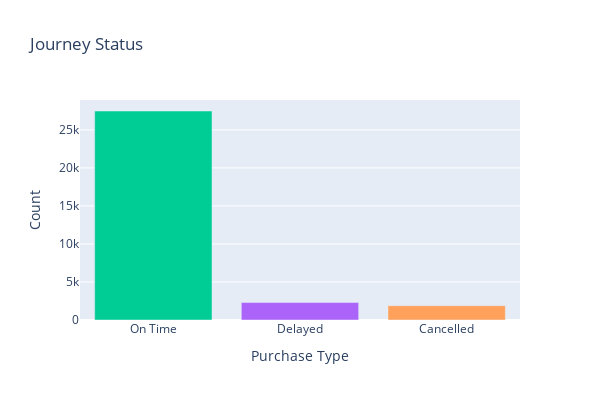

The notebook cell saved with this chart:
### Code cell
fig = px.bar(Journey_status, x=Journey_status.index, y=Journey_status.values, color=Journey_status.index,
             labels={'x': 'Journey Status', 'y': 'Count'}, title='Journey Status',
             color_discrete_map={'Online': 'blue', 'In-Store': 'green'})

fig.update_layout(xaxis_title='Journey Status', yaxis_title='Count', showlegend=False)

fig.update_layout(
    xaxis_title='Purchase Type',
    yaxis_title='Count',
    showlegend=False,
    height=400,  
    width=600    
)

fig.show()

### Figure 1 — Plotly figure (JSON) as saved in the notebook; plotly's stock layout.template omitted (floating-point values rounded to 4 significant figures)
{"data": [{"alignmentgroup": "True", "hovertemplate": "Journey Status=%{x}<br>Count=%{y}<extra></extra>", "legendgroup": "On Time", "marker": {"color": "#00cc96", "pattern": {"shape": ""}}, "name": "On Time", "offsetgroup": "On Time", "orientation": "v", "showlegend": true, "textposition": "auto", "type": "bar", "x": ["On Time"], "xaxis": "x", "y": [27481], "yaxis": "y"}, {"alignmentgroup": "True", "hovertemplate": "Journey Status=%{x}<br>Count=%{y}<extra></extra>", "legendgroup": "Delayed", "marker": {"color": "#ab63fa", "pattern": {"shape": ""}}, "name": "Delayed", "offsetgroup": "Delayed", "orientation": "v", "showlegend": true, "textposition": "auto", "type": "bar", "x": ["Delayed"], "xaxis": "x", "y": [2292], "yaxis": "y"}, {"alignmentgroup": "True", "hovertemplate": "Journey Status=%{x}<br>Count=%{y}<extra></extra>", "legendgroup": "Cancelled", "marker": {"color": "#FFA15A", "pattern": {"shape": ""}}, "name": "Cancelled", "offsetgroup": "Cancelled", "orientation": "v", "showlegend": true, "textposition": "auto", "type": "bar", "x": ["Cancelled"], "xaxis": "x", "y": [1880], "yaxis": "y"}], "layout": {"barmode": "relative", "height": 400, "legend": {"title": {"text": "Journey Status"}, "tracegroupgap": 0}, "showlegend": false, "title": {"text": "Journey Status"}, "width": 600, "xaxis": {"anchor": "y", "categoryarray": ["On Time", "Delayed", "Cancelled"], "categoryorder": "array", "domain": [0, 1], "title": {"text": "Purchase Type"}}, "yaxis": {"anchor": "x", "domain": [0, 1], "title": {"text": "Count"}}}}
